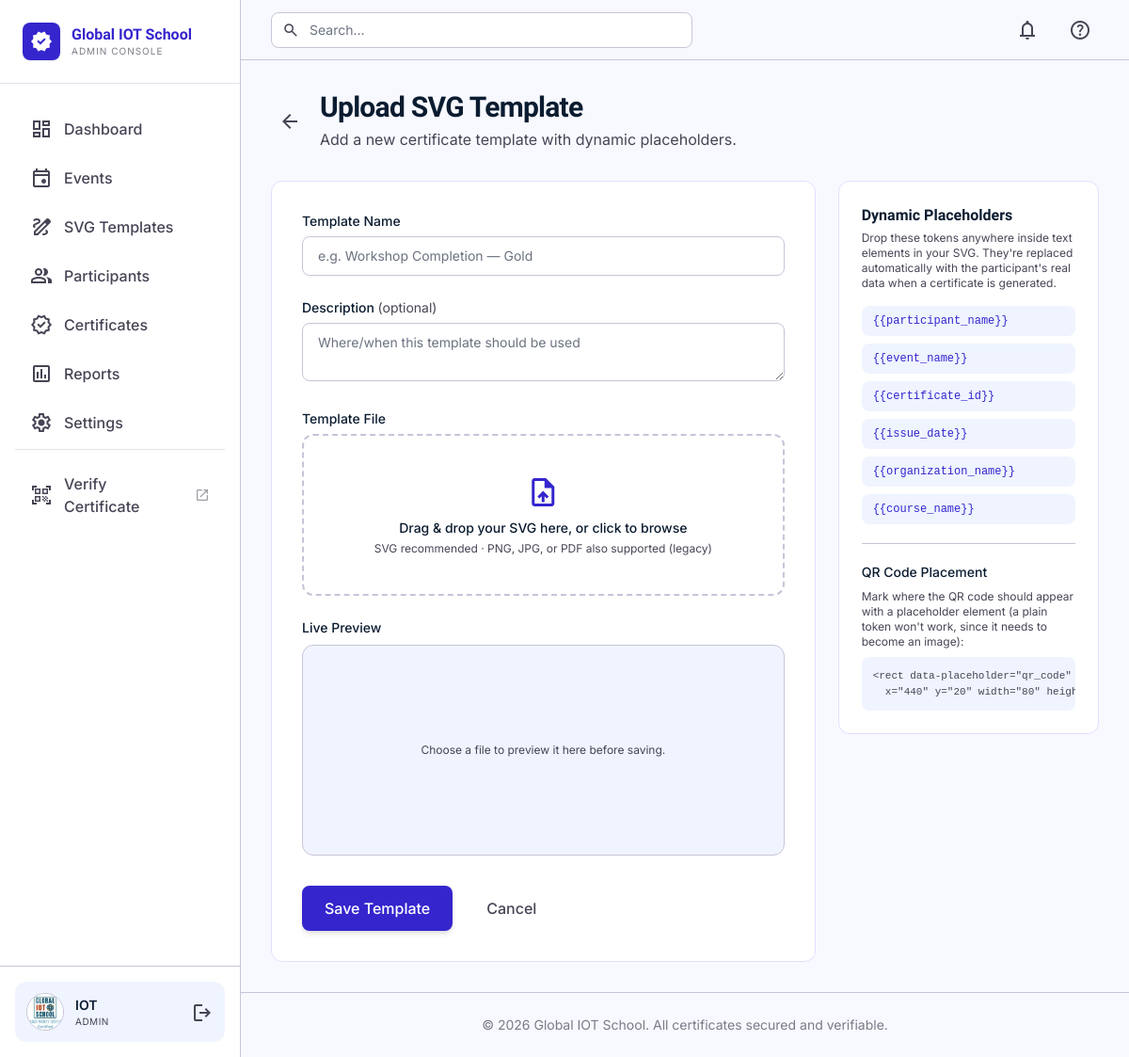
Screenshot of /templates/upload (signed in) with the database file from the repository.
### tables this page shows
CREATE TABLE admins(

    id INTEGER PRIMARY KEY AUTOINCREMENT,

    username TEXT NOT NULL,

    email TEXT NOT NULL,

    password TEXT NOT NULL,

    profile_pic TEXT,

    created_at TEXT

);

### routes/templates.py (the view, shortened to what this page needs)
@templates_bp.route("/templates/upload", methods=["GET", "POST"])
@login_required
def upload_template():
    return render_template("upload_template.html")

### app.py (called while the page is built)
@app.before_request
def load_logged_in_admin():
    admin_id = session.get("admin_id")
    g.admin = get_admin_by_id(admin_id) if admin_id else None

### database/db.py (called while the page is built)
def get_connection():
    conn = sqlite3.connect(DATABASE)
    conn.row_factory = sqlite3.Row
    return conn

### database/models.py (called while the page is built)
def get_admin_by_id(admin_id):
    conn = get_connection()
    cursor = conn.cursor()
    cursor.execute("SELECT * FROM admins WHERE id=?", (admin_id,))
    admin = cursor.fetchone()
    conn.close()
    return admin

### templates/upload_template.html (shortened to what this page needs)
{% extends "layouts/base.html" %}
{% block content %}
<div class="flex items-center gap-3 mb-8">
    <a href="{{ url_for('templates.templates_list') }}" class="p-2 rounded-lg text-on-surface-variant hover:bg-surface-container-low transition-colors">
        <span class="material-symbols-outlined">arrow_back</span>
    </a>
    <div>
        <h1 class="text-3xl font-heading font-bold text-on-surface tracking-tight">Upload SVG Template</h1>
        <p class="text-on-surface-variant mt-1">Add a new certificate template with dynamic placeholders.</p>
    </div>
</div>
<div class="grid grid-cols-1 lg:grid-cols-3 gap-6 max-w-6xl">
    <form method="POST" enctype="multipart/form-data" class="lg:col-span-2 bento-card rounded-xl p-8 space-y-6">
        <div>
            <label class="block text-sm font-medium text-on-surface mb-1.5">Template Name</label>
            <input type="text" name="template_name" required placeholder="e.g. Workshop Completion — Gold"
                   class="w-full rounded-lg border border-outline-variant px-4 py-2.5 text-sm focus:outline-none focus:ring-2 focus:ring-primary/20 focus:border-primary transition-all">
        </div>
        <div>
            <label class="block text-sm font-medium text-on-surface mb-1.5">Description <span class="text-on-surface-variant font-normal">(optional)</span></label>
            <textarea name="description" rows="2" placeholder="Where/when this template should be used"
                      class="w-full rounded-lg border border-outline-variant px-4 py-2.5 text-sm focus:outline-none focus:ring-2 focus:ring-primary/20 focus:border-primary transition-all"></textarea>
        </div>
        <div>
            <label class="block text-sm font-medium text-on-surface mb-1.5">Template File</label>
            <div id="dropZone"
                 class="relative border-2 border-dashed border-outline-variant rounded-xl p-10 text-center transition-all hover:border-primary hover:bg-primary/5 cursor-pointer">
                <div id="dropZoneContent">
                    <span class="material-symbols-outlined text-4xl text-primary">upload_file</span>
                    <p class="mt-2 text-sm font-medium text-on-surface">Drag & drop your SVG here, or click to browse</p>
                    <p class="text-xs text-on-surface-variant mt-1">SVG recommended · PNG, JPG, or PDF also supported (legacy)</p>
                </div>
            </div>
        </div>
        <div>
            <p class="text-sm font-medium text-on-surface mb-2">Live Preview</p>
            <div id="previewBox" class="h-56 rounded-xl border border-outline-variant bg-surface-container-low flex items-center justify-center overflow-hidden">
                <p class="text-xs text-on-surface-variant">Choose a file to preview it here before saving.</p>
            </div>
        </div>
        <div class="flex items-center gap-3 pt-2">
            <button type="submit"
                    class="px-6 py-3 bg-primary text-on-primary font-medium rounded-lg shadow-md hover:bg-primary-container transition-all active:scale-95">
                Save Template
            </button>
            <a href="{{ url_for('templates.templates_list') }}"
               class="px-6 py-3 text-on-surface-variant font-medium rounded-lg hover:bg-surface-container-low transition-all">
                Cancel
            </a>
        </div>
    </form>
    <div class="bento-card rounded-xl p-6 h-fit">
        <h3 class="font-heading font-semibold text-on-surface mb-1">Dynamic Placeholders</h3>
        <p class="text-xs text-on-surface-variant mb-4">
            Drop these tokens anywhere inside text elements in your SVG. They're replaced automatically with the participant's real data when a certificate is generated.
        </p>
        <div class="space-y-2 font-mono text-xs">
            {% for token in ["{{participant_name}}", "{{event_name}}", "{{certificate_id}}", "{{issue_date}}", "{{organization_name}}", "{{course_name}}"] %}
            <div class="px-3 py-2 rounded-lg bg-surface-container-low text-primary">{{ token }}</div>
            {% endfor %}
        </div>
        <div class="mt-5 pt-5 border-t border-outline-variant">
            <p class="text-sm font-medium text-on-surface mb-2">QR Code Placement</p>
            <p class="text-xs text-on-surface-variant mb-2">
                Mark where the QR code should appear with a placeholder element (a plain token won't work, since it needs to become an image):
            </p>
            <pre class="text-[11px] bg-surface-container-low rounded-lg p-3 overflow-x-auto text-on-surface-variant">&lt;rect data-placeholder="qr_code"
  x="440" y="20" width="80" height="80" /&gt;</pre>
        </div>
    </div>
</div>
{% endblock %}

### templates/layouts/base.html (shortened to what this page needs)
<!DOCTYPE html>
<html lang="en">
<head>
<script src="https://cdn.tailwindcss.com?plugins=forms,container-queries"></script>
</head>
<body class="bg-surface text-on-surface font-body">
<aside class="fixed left-0 top-0 h-full w-64 bg-surface-container-lowest border-r border-outline-variant flex flex-col z-50">
    <div class="p-6 flex items-center gap-3 border-b border-outline-variant/50">
        <div class="w-10 h-10 bg-primary flex items-center justify-center rounded-lg shadow-sm">
            <span class="material-symbols-outlined text-white" style="font-variation-settings: 'FILL' 1;">verified</span>
        </div>
        <div class="flex flex-col">
            <span class="font-heading font-bold text-primary leading-tight">Global IOT School</span>
            <span class="text-[10px] uppercase tracking-widest text-on-surface-variant/70">Admin Console</span>
        </div>
    </div>
    <nav class="flex-1 px-4 py-6 space-y-1 overflow-y-auto">
        {% set nav_items = [
            ("dashboard", "dashboard", "Dashboard"),
            ("events.events", "event", "Events"),
            ("templates.templates_list", "draw", "SVG Templates"),
            ("participants.participants_list", "group", "Participants"),
            ("certificates_gen.certificates_list", "verified", "Certificates"),
            ("reports", "assessment", "Reports"),
            ("settings", "settings", "Settings")
        ] %}
        {% for endpoint, icon, label in nav_items %}
        <a href="{{ url_for(endpoint) }}"
           class="flex items-center gap-3 px-4 py-3 rounded-lg font-medium transition-colors
                  {% if request.endpoint == endpoint %}
                      text-primary bg-primary-container/10 border-r-4 border-primary
                  {% else %}
                      text-on-surface-variant hover:text-primary hover:bg-surface-container-low
                  {% endif %}">
            <span class="material-symbols-outlined" {% if request.endpoint == endpoint %}style="font-variation-settings: 'FILL' 1;"{% endif %}>{{ icon }}</span>
            <span>{{ label }}</span>
        </a>
        {% endfor %}
        <div class="pt-3 mt-3 border-t border-outline-variant/50">
            <a href="{{ url_for('verify.verify_search') }}" target="_blank" rel="noopener"
               class="flex items-center gap-3 px-4 py-3 rounded-lg font-medium text-on-surface-variant hover:text-primary hover:bg-surface-container-low transition-colors">
                <span class="material-symbols-outlined">qr_code_scanner</span>
                <span>Verify Certificate</span>
                <span class="material-symbols-outlined text-[16px] ml-auto opacity-50">open_in_new</span>
            </a>
        </div>
    </nav>
    {% if g.admin %}
    <div class="p-4 border-t border-outline-variant">
        <div class="flex items-center gap-3 p-3 rounded-xl bg-surface-container-low">
            {% if g.admin["profile_pic"] %}
            <img src="{{ url_for('static', filename='uploads/' + g.admin['profile_pic']) }}"
                class="w-10 h-10 rounded-full object-cover border border-outline-variant">
            {% else %}
            <div class="w-10 h-10 rounded-full bg-primary/10 text-primary flex items-center justify-center font-bold">
                {{ g.admin["username"][0] | upper }}
            </div>
            {% endif %}
            <div class="flex-1 overflow-hidden">
                <p class="text-sm font-semibold truncate">{{ g.admin["username"] }}</p>
                <p class="text-[10px] text-on-surface-variant uppercase tracking-wider">Admin</p>
            </div>
            <a href="{{ url_for('auth.logout') }}" class="text-on-surface-variant hover:text-error transition-colors" title="Logout">
                <span class="material-symbols-outlined">logout</span>
            </a>
        </div>
    </div>
    {% endif %}
</aside>
<div class="ml-64 min-h-screen flex flex-col">
    <header class="sticky top-0 z-40 h-16 bg-surface-bright border-b border-outline-variant px-8 flex justify-between items-center">
        <div class="flex-1 flex items-center">
            <div class="relative w-full max-w-md">
                <span class="material-symbols-outlined absolute left-3 top-1/2 -translate-y-1/2 text-on-surface-variant text-lg">search</span>
                <input class="w-full bg-surface-container-lowest border border-outline-variant rounded-lg pl-10 pr-4 py-2 text-sm focus:outline-none focus:ring-2 focus:ring-primary/20 focus:border-primary transition-all"
                       placeholder="Search..." type="text">
            </div>
        </div>
        <div class="flex items-center gap-4">
            <button class="p-2 text-on-surface-variant hover:text-primary transition-colors">
                <span class="material-symbols-outlined">notifications</span>
            </button>
            <button class="p-2 text-on-surface-variant hover:text-primary transition-colors">
                <span class="material-symbols-outlined">help</span>
            </button>
        </div>
    </header>
    <main class="p-8 max-w-[1280px] mx-auto w-full flex-1">
        {% block content %}{% endblock %}
    </main>
    <footer class="mt-auto px-8 py-6 border-t border-outline-variant text-center">
        <p class="text-sm text-on-surface-variant opacity-70">© 2026 Global IOT School. All certificates secured and verifiable.</p>
    </footer>
</div>
</body>
</html>

### templates/layouts/base.html (style rules this page uses)
.material-symbols-outlined { font-variation-settings: 'FILL' 0, 'wght' 400, 'GRAD' 0, 'opsz' 24; vertical-align: middle; }
.bento-card { background: #ffffff; border: 1px solid #e2dfff; transition: all 0.2s ease; }

### rows the page displays
admins: profile_pic (picture), admin.username "IOT"

### other values shown
{{ label }} "Dashboard" "Events" "SVG Templates" "Participants" "Certificates" "Reports" "Settings"
{{ token }} "{{participant_name}}" "{{event_name}}" "{{certificate_id}}" "{{issue_date}}" "{{organization_name}}" "{{course_name}}"
